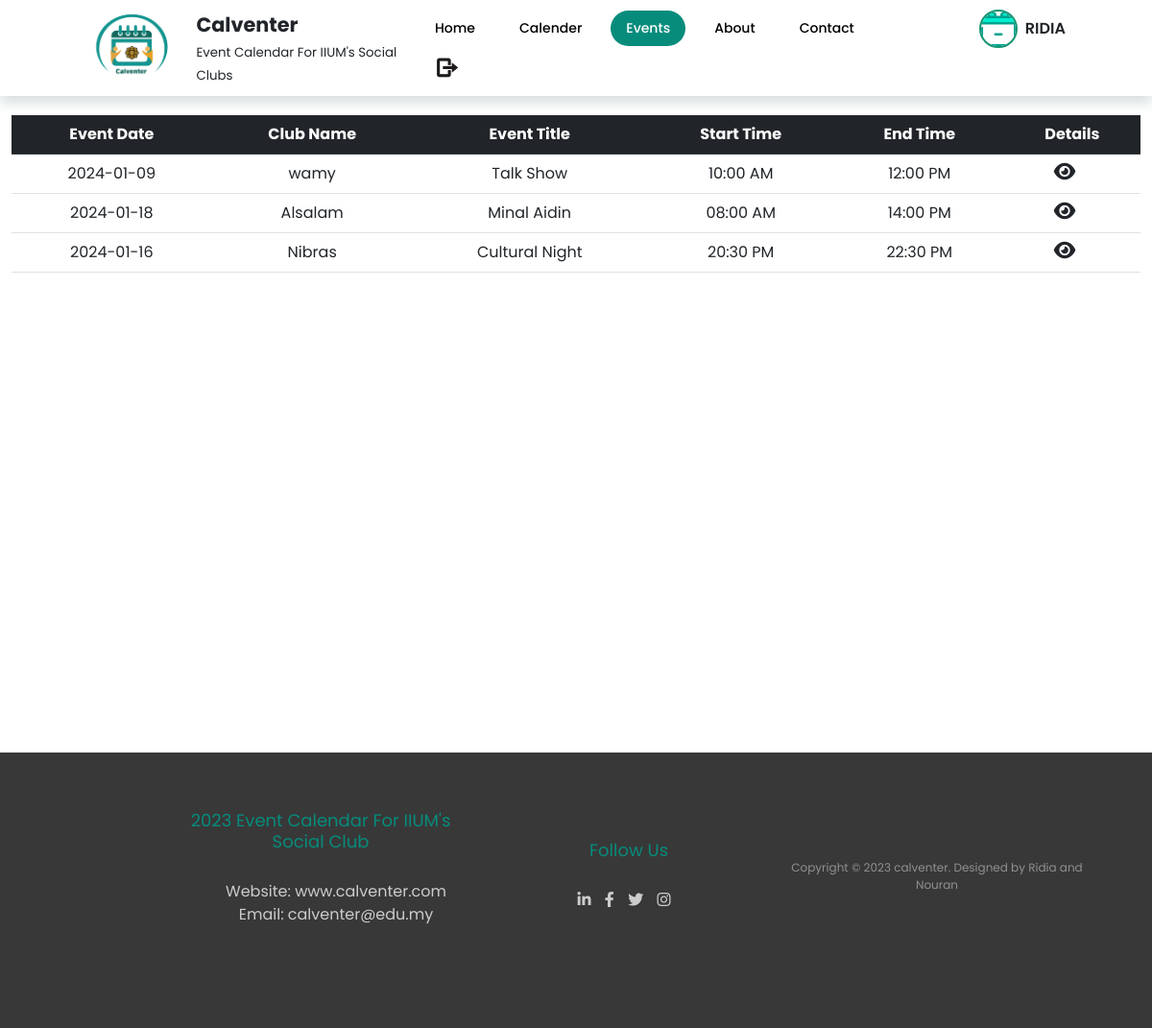
Page /viewerEvents2.php (signed in) on the committed database.
### tables this page shows
CREATE TABLE `calendar` (
  `id` int(11) NOT NULL,
  `club_name` varchar(255) NOT NULL,
  `event_title` varchar(255) NOT NULL,
  `event_date` date NOT NULL,
  `start_time` time NOT NULL,
  `end_time` time NOT NULL,
  `color_event` varchar(7) NOT NULL
);

### viewerEvents2.php (the view, shortened to what this page needs)
<?php
include('php/config.php');
$sqlEvents = "SELECT * FROM calendar";
$resultEvents = mysqli_query($conn, $sqlEvents);
$events = [];
while ($eventData = mysqli_fetch_array($resultEvents)) {
  $startDateTime = strtotime($eventData['event_date'] . ' ' . $eventData['start_time']);
  $endDateTime = strtotime($eventData['event_date'] . ' ' . $eventData['end_time']);
  if ($startDateTime === false || $endDateTime === false || $startDateTime >= $endDateTime) {
    $start_time = '';
    $end_time = '';
  } else {
    $start_time = date('H:i A', $startDateTime);
    $end_time = date('H:i A', $endDateTime);
  }
  $events[] = [
    'id' => $eventData['id'],
    'event_date' => $eventData['event_date'],
    'club_name' => $eventData['club_name'],
    'event_title' => $eventData['event_title'],
    'start_time' => $start_time,
    'end_time' => $end_time,
  ];
}
?>
<?php
function getUserInfo($id)
{
  global $conn;
  $select = $conn->prepare("SELECT * FROM `admins` WHERE id = ?");
  $select->execute([$id]);
  return $select->fetch(PDO::FETCH_ASSOC);
}
?>
<?php
include 'admins.php';
$admin_id = $_SESSION['admin_id'];
$user_info = getUserInfo($admin_id);
if ($user_info) {
  $image = $user_info['image'];
  $username = $user_info['name'];
  $image_path = "image/$image";
}
?>
<!DOCTYPE html>
<html lang="en">
<head>
  <link href="https://cdn.jsdelivr.net/npm/bootstrap@5.2.3/dist/css/bootstrap.min.css" rel="stylesheet"
>
  <link rel="stylesheet" href="style/adminEvents.css">
   <link rel="stylesheet" href="https://cdn.jsdelivr.net/npm/boxicons@latest/css/boxicons.min.css">
  <link rel="stylesheet" href="https://cdnjs.cloudflare.com/ajax/libs/font-awesome/6.4.0/css/all.min.css"
 />
  <header class="header">
    <div class="logo-container">
      <img class="logo" src="image/logo.png" alt="logo">
      <div><strong class="bold-text">Calventer</strong> <br> <span class="smaller-text">Event Calendar For IIUM's Social
          Clubs</span></div>
    </div>
    <nav class="navbar">
      <a href="viewerHome2.php">Home</a>
      <a href="viewerCalendar2.php">Calender</a>
      <a href="viewerEvents2.php" class="events-active">Events</a>
      <a href="viewerAbout2.php">About</a>
      <a href="viewerContact2.php">Contact</a>
      <?php if (isset($image) && isset($username)): ?>
        <div class="user-profile" onclick="openUserProfileUpdate()">
          <img src="<?php echo $image_path; ?>" alt="User Image">
          <span class="username">
            <?php echo $username; ?>
          </span>
        </div>
        <div class="logout-icon">
          <a href="viewerLogout.php" class='bx bx-log-out'>
          </a>
        </div>
      <?php endif; ?>
    </nav>
  </header>
</head>
<body>
  <div class="container">
    <table class="table table-hover text-center">
      <thead class="table-dark">
        <tr>
          <th scope="col">Event Date</th>
          <th scope="col">Club Name</th>
          <th scope="col">Event Title</th>
          <th scope="col">Start Time</th>
          <th scope="col">End Time</th>
          <th scope="col">Details</th>
        </tr>
      </thead>
      <tbody>
        <?php foreach ($events as $event): ?>
          <tr>
            <td>
              <?php echo $event['event_date'] ?>
            </td>
            <td>
              <?php echo $event['club_name'] ?>
            </td>
            <td>
              <?php echo $event['event_title'] ?>
            </td>
            <td>
              <?php echo $event['start_time'] ?>
            </td>
            <td>
              <?php echo $event['end_time'] ?>
            </td>
            <td>
              <a href="viewerEventsView2.php?id=<?php echo $event["id"]; ?>" class="link-dark"><i
                  class="fas fa-eye fs-5 me-3"></i></a>
            </td>
          </tr>
        <?php endforeach; ?>
      </tbody>
    </table>
  </div>
   <footer class="footer">
        <div class="footer-col">
            <h4>2023 Event Calendar For IIUM's Social Club</h4>
            <ul>
                <li>Website: <a href="www.calventer.com">www.calventer.com</a></li>
                <li>Email: <a href="mailto:calventer@edu.my">calventer@edu.my</a></li>
            </ul>
        </div>
        <div class="footer-col">
            <h4>follow us</h4>
            <div class="footer-icons">
                <a href="#"><i class="fab fa-linkedin-in"></i></a>
                <a href="#"><i class="fab fa-facebook-f"></i></a>
                <a href="#"><i class="fab fa-twitter"></i></a>
                <a href="#"><i class="fab fa-instagram"></i></a>
            </div>
        </div>
        <div class="footer-col">
            <p class="footer-copyright">
                Copyright &copy; 2023 calventer. Designed by <span>Ridia and Nouran</span>
            </p>
        </div>
    </footer>
</body>
</html>

### style/adminEvents.css (style rules this page uses)
:root { --box-color: #d6d6d6; --header-color: #383838; --background-color: #f3f3f3; --buttons: #03b199; --wb-color: #05b2a7; --white-color: #fff; --primary-clr: #56ab91; --green-color: #159572; --light-green-color: #95d8d6; --gray-color: #f8f8f8; --text-color: #000000; --bg-color: #ffffff; --card-color: #bbb; }
* { margin: 0; padding: 0; box-sizing: border-box; font-family: "Poppins", sans-serif; text-decoration: none; }
li { list-style: none; }
a { text-decoration: none; color: black; font-size: 1rem; }
.bold-text { font-weight: bold; font-size: 1.1rem; }
.smaller-text { font-size: 12px; }
.header { box-sizing: border-box; position: fixed; width: 100%; top: 0; right: 0; z-index: 1000; display: flex; align-items: center; justify-content: space-between; background: white; box-shadow: 0 8px 11px rgba(14, 55, 54, 0.15); padding: 0px 90px; transition: 0.5s; }
.logo-container { display: flex; align-items: center; column-gap: 0.9rem; }
.logo { width: 8%; column-gap: 0.9rem; }
.logo { width: 100px; }
.bold-text { font-weight: bold; font-size: 1.3rem; }
.smaller-text { font-size: smaller; }
.navbar { display: flex; column-gap: 0.5rem; }
.navbar a { font-size: 14px; font-weight: 500; color: var(--text-color); padding: 0.5rem 1rem; transition: background 0.1s, color 0.1s; border-radius: 5rem; text-decoration: none; }
.navbar a:hover, .navbar .events-active { background: #078c7c; color: var(--bg-color); border-radius: 5rem; transition: background 0.5s; text-decoration: none; }
.user-profile { position: relative; display: flex; align-items: center; margin-left: 100px; }
.user-profile img { border-radius: 50%; border: 2px solid #159572; width: 40px; height: 40px; object-fit: cover; margin-right: 8px; }
.user-profile .username { font-weight: 600; }
.logout-icon a { color: #1d1b1b; text-decoration: none; font-size: 25px; transition: color 0.3s; display: inline-block; transform: rotate(180deg); font-weight: 600; }
.container { max-width: 1500px; margin-top: 120px; }
footer { display: flex; flex-wrap: wrap; justify-content: center; align-items: center; margin-top: 500px; background-color: var(--header-color); padding: 60px 10%; padding-right: 10px; text-align: center; }
.footer-col { width: 30%; margin-bottom: 30px; }
.footer-col h4 { position: relative; margin-bottom: 30px; font-weight: 400; font-size: 18px; color: #078c7c; text-transform: capitalize; }
.footer-col li { color: #ccc; }
.footer-col li a { color: #ccc; }
.footer-col h4::before { all: unset; }
.footer-col .footer-icons a { color: #ccc; margin-right: 10px; transition: color 0.3s; }
.footer-copyright { font-size: 12px; color: #909090; margin: 0; }

### rows in the picture
calendar: event_date "2024-01-09", club_name "wamy", event_title "Talk Show", start_time "10:00 AM", end_time "12:00 PM"
calendar: event_date "2024-01-18", club_name "Alsalam", event_title "Minal Aidin", start_time "08:00 AM", end_time "14:00 PM"
calendar: event_date "2024-01-16", club_name "Nibras", event_title "Cultural Night", start_time "20:30 PM", end_time "22:30 PM"

### other values in the picture
$username "RIDIA"
